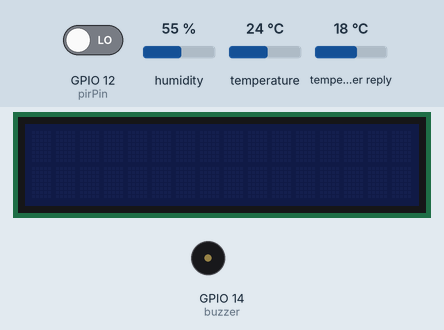
Simulated run of this sketch. Board: ESP8266 (NodeMCU). On the bench: 16×2 character LCD, buzzer (waves = sounding, pin HIGH). The inputs (shaded band) are chosen by the test bench; at power-on: GPIO 12 (pirPin) LOW, humidity 55 %, temperature 24 °C, temperature in the weather reply 18 °C. WiFi joins after 1.5 s; servers stay silent unless stated; web services answer with replies made up by the test bench; not simulated (calls return 0 or success): arduino_secrets.h; what the sketch prints to the serial monitor is not drawn.

Above: at 2.7 s.
2.8 s: GPIO 12 (pirPin) driven HIGH
At 4.7 s:
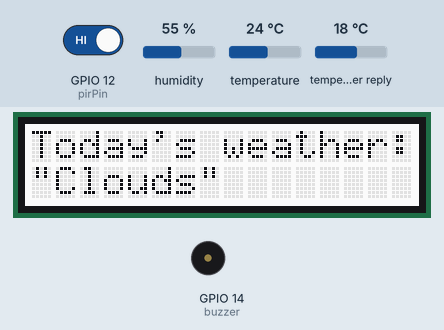
At 14.8 s:
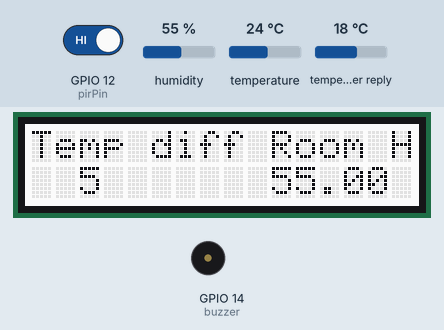
Timing chart, 0 to 16.3 s (numbered marks = the images above; inputs shaded):
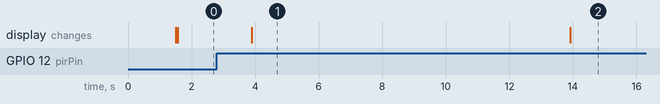

Measured:
- after the input at 2.8 s, the display: changes after 1.1 s (image 1)
- what the display in image 1 shows lasts 10.0 s, from 3.9 s to 13.9 s

The sketch:

AddLocalWeather.ino
```cpp
/*
This project will get the weather data from openweather API. And measure the room temperature and humidity from AM2302. The information will show on LCD screen.
The show screen information will be triggered by PIR motion sensor. When it detected someone approaching the device. The information will appear, or the device will be put into sleep mode.
If it will rain today, it will show extra information on the the screen to inform the user to take the umbrella and the buzzer will turn on.
*/

//Include the library
#include <ESP8266WiFi.h>
#include <ESP8266HTTPClient.h>
#include <ESP8266WebServer.h>
#include <WiFiClient.h>
#include <Arduino_JSON.h>
#include <ezTime.h>
#include <DHT.h>
#include <DHT_U.h>
#include <Wire.h>
#include "rgb_lcd.h"

// Include the API key and WIFI information
#include "arduino_secrets.h"
#define DHTTYPE DHT22   // DHT 22, AM2302, AM2321

rgb_lcd lcd;

// The API key and WIFI passward
String openWeatherMapApiKey = SECRET_API;
const char* ssid     = SECRET_SSID;
const char* password = SECRET_PASS;
const char* mqttuser = SECRET_MQTTUSER;
const char* mqttpass = SECRET_MQTTPASS;

// The city and country code information
String city = "London";
String countryCode = "GB";

// THE DEFAULT TIMER IS SET TO 5 SECONDS FOR TESTING PURPOSES
// For a final application, check the API call limits per hour/minute to avoid getting blocked/banned
unsigned long lastTime = 0;
// Timer set to 10 minutes (600000)
//unsigned long timerDelay = 600000;
// Set timer to 10 seconds (10000)
unsigned long timerDelay = 1000;


String jsonBuffer;

String weather;
const String quote = "\"";
String Rain = quote + "Rain" + quote;
int RainFlag = 0;

// Sensors - AM2302 and PIR
int buzzer = 14;
uint8_t AMPin = 13;        // on Pin 13 of the Huzzah
int pirPin =12;                 // PIR Out pin
int pirStat = 0;                   // PIR status
float Temperature;
float Humidity;
float TempOut;
char msg[50];

JSONVar myObject = " ";

// Date and time
Timezone GB;

// Initialize DHT sensor.
DHT dht(AMPin, DHTTYPE);

void setup() {

  //start the serial communication
  Serial.begin(115200);

  // Set up the outputs to control the buzzer
  pinMode(buzzer, OUTPUT);
  digitalWrite(buzzer, LOW);

  //start WIFI connection
  WiFi.begin(ssid, password);
  Serial.println("Connecting");
  while(WiFi.status() != WL_CONNECTED) {
    delay(500);
    Serial.print(".");
  }
  Serial.println("");
  Serial.print("Connected to WiFi network with IP Address: ");
  Serial.println(WiFi.localIP());

  //Initialize PIR pin as input
  pinMode(pirPin, INPUT);
  // start DHT sensor
  pinMode(AMPin, INPUT);
  dht.begin();
  // set up the LCD's number of columns and rows:
  lcd.begin(16, 2);

  Serial.println("Timer set to 10 seconds (timerDelay variable), it will take 10 seconds before publishing the first reading.");
}

void loop() {

  Serial.available();
  // Send an HTTP GET request
  pirStat = digitalRead(pirPin);
   if (pirStat == HIGH) {            // if motion detected
      Serial.println("Hey I got you!!!");
    }
  //dectect the motion every 5 seconds
  if ((millis() - lastTime) > timerDelay) {
    if (pirStat == HIGH) {            // if motion detected
       // Get weather information
      GetWeather();
      GetLocal();
      Serial.println("look at the weather!!!");
    } else {
      //clear LCD
      lcd.setRGB(0, 0, 0);
      lcd.clear();
    }
    //Record the time
    lastTime = millis();
  }
}

void GetLocal() {
    // Gets the values of the temperature
    Temperature = dht.readTemperature();
    snprintf (msg, 50, "%.1f", Temperature);
    Serial.print("The temperature in the room: ");
    Serial.println(msg);
    // Gets the values of the humidity
    Humidity = dht.readHumidity();
    snprintf (msg, 50, "%.0f", Humidity);
    Serial.print("The humidity in the room: ");
    Serial.println(msg);

    Serial.print("TempOut: ");
    Serial.println(TempOut);
    //Get the temperature difference between the room temperature and outside
    int TempDiff = Temperature - TempOut;
    //Display the information on LCD
    lcd.clear();
    lcd.setRGB(255, 255, 255);
    lcd.setCursor(0, 0);
    lcd.print("Temp diff");
    lcd.setCursor(10, 0);
    lcd.print("Room H");
    lcd.setCursor(2, 1);
    lcd.print(TempDiff);
    lcd.setCursor(10, 1);
    lcd.print(Humidity);
    lcd.setCursor(16, 1);
    lcd.print("%");

     delay(10000);

}
//function for unbrella notice
void checkUmb(){
 Serial.println(RainFlag);
   //If there will be rain today
   if(RainFlag == 1 ){
      lcd.clear();
      lcd.setRGB(0, 0, 155);
      // Print a message to the LCD.
      lcd.setCursor(0, 0);
      lcd.print("Rain Today");
      lcd.setCursor(0, 1);
      lcd.print("Your umbrella:)");
      //Turn on the buzzer
      tone(buzzer,784);
      delay(250);

      noTone(buzzer);//Stop the buzzer
      delay(100);
      tone(buzzer,784);
      delay(500);

      tone(buzzer,659);
      delay(250);

      tone(buzzer,587);
      delay(250);

      tone(buzzer,523);
      delay(250);

      tone(buzzer,440);
      delay(250);


      noTone(buzzer);//Stop the buzzer
      delay(10000);
      //clear the flag
      RainFlag = 0;
  }


}
//Get the weather from API
void GetWeather() {
  // Check WiFi connection status
    if(WiFi.status()== WL_CONNECTED){
      String serverPath = "http://api.openweathermap.org/data/2.5/weather?q=" + city + "," + countryCode + "&APPID=" + openWeatherMapApiKey;

      jsonBuffer = httpGETRequest(serverPath.c_str());
      Serial.println(jsonBuffer);
      myObject = JSON.parse(jsonBuffer);

      // JSON.typeof(jsonVar) can be used to get the type of the var
      if (JSON.typeof(myObject) == "undefined") {
        Serial.println("Parsing input failed!");
        return;
      }

      Serial.print("JSON object = ");
      Serial.println(myObject);
      Serial.print("Weather: ");
      Serial.println(myObject["weather"][0]["main"]);
      weather = JSON.stringify(myObject["weather"][0]["main"]);
      Serial.println(weather);
      //Check if today's weather is rain
      if (weather == Rain){
        RainFlag = 1;
        Serial.println(weather);
      } else {
        Serial.println("Not Rain");
      }
      //convert the temperature to double(in Celsius)
      TempOut = (double)myObject["main"]["temp"] -273;

      lcd.clear();
      lcd.setRGB(255, 255, 255);
      // Print a message to the LCD.
       // (note: line 1 is the second row, since counting begins with 0):
      lcd.setCursor(0, 0);
      lcd.print("Today's weather:");
      lcd.setCursor(0, 1);
      lcd.print(myObject["weather"][0]["main"]);
      delay(10000);
      checkUmb();


    }
    else {
      Serial.println("WiFi Disconnected");
    }
}


String httpGETRequest(const char* serverName) {
  WiFiClient client;
  HTTPClient http;

  // Your IP address with path or Domain name with URL path
  http.begin(client, serverName);

  // Send HTTP POST request
  int httpResponseCode = http.GET();

  String payload = "{}";

  if (httpResponseCode>0) {
    Serial.print("HTTP Response code: ");
    Serial.println(httpResponseCode);
    payload = http.getString();
  }
  else {
    Serial.print("Error code: ");
    Serial.println(httpResponseCode);
  }
  // Free resources
  http.end();

  return payload;
}
```
